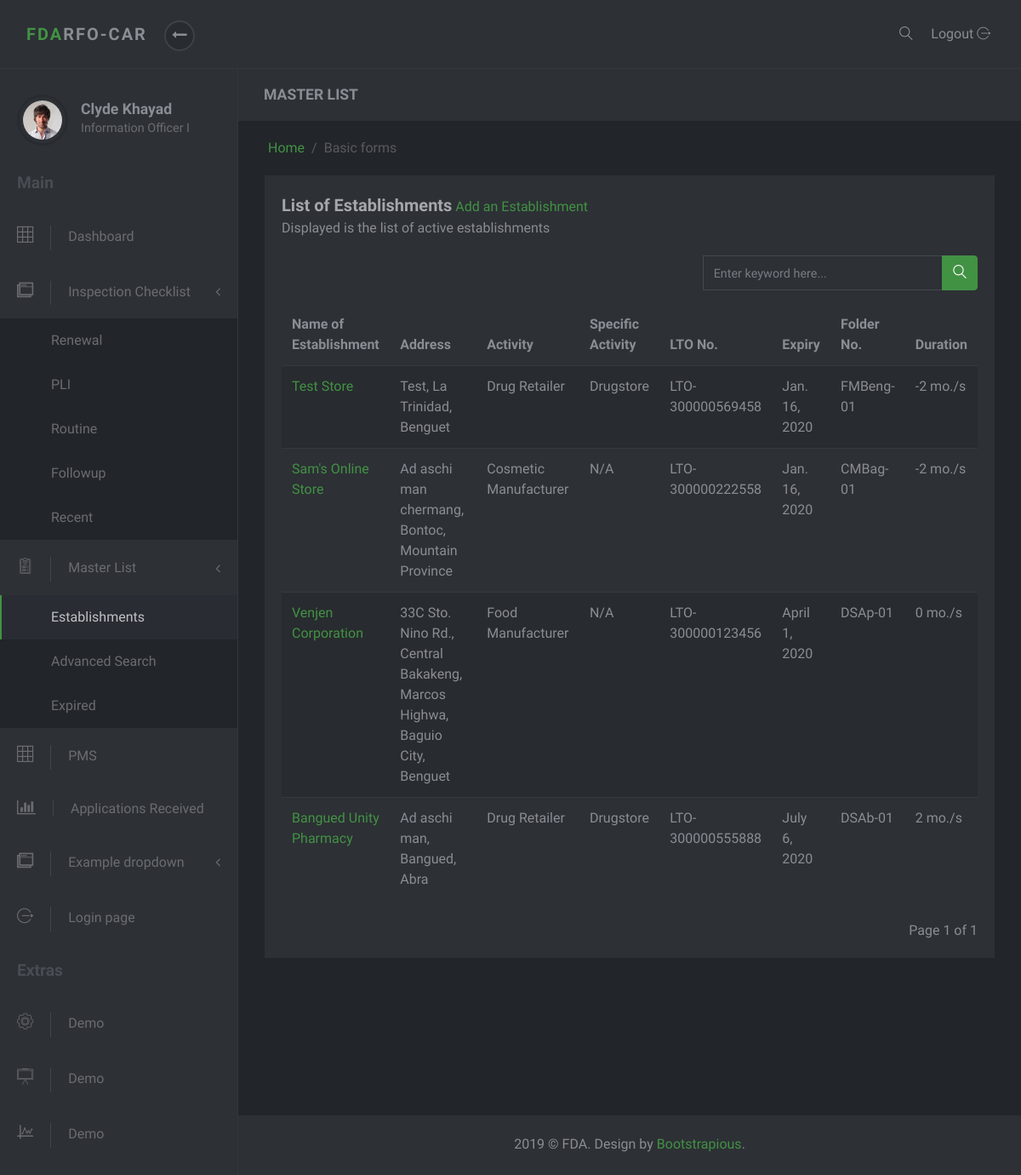
Screenshot of /masterlist/ with the database file from the repository.
### masterlist/models.py (models this page shows, shortened)
class Establishment(models.Model):
    date_modified = models.DateTimeField('date modified', default=timezone.now)
    application = models.CharField(max_length=1, choices=constants.APPLICATIONS)
    name = models.CharField(max_length=60)
    product_type = models.ForeignKey(ProductType, on_delete=models.SET_NULL, null=True)
    center = models.CharField(max_length=6, choices=constants.CENTERS)
    primary_activity = models.ForeignKey(PrimaryActivity, on_delete=models.CASCADE, null=True)
    specific_activity = models.ManyToManyField(SpecificActivity, verbose_name='Specific Activity/s')
    additional_activity = models.ForeignKey(AdditionalActivity, on_delete=models.SET_NULL, null=True)
    product_line = models.ForeignKey(ProductLine, on_delete=models.SET_NULL, null=True, blank=True)
    plant_address = models.OneToOneField(PlantAddress, on_delete=models.SET_NULL, null=True)
    office_address = models.OneToOneField(OfficeAddress, on_delete=models.SET_NULL, null=True)
    authorized_officer = models.OneToOneField(AuthorizedOfficer, on_delete=models.SET_NULL, null=True)
    remarks = models.CharField(max_length=100, null=True, blank=True, verbose_name='Product Remarks')
    status = models.CharField(max_length=8, choices=constants.EST_STATUS, null=True, default="Active")
    folder_id = models.CharField(max_length=10, null=True, verbose_name="Folder Number")
    renchecklist = mymanagers.RenewalChecklistManager()
    plichecklist = mymanagers.PLIChecklistManager()
    expiredlist = mymanagers.ExpiredListManager()
    routinelist = mymanagers.RoutineListManager()
    objects = models.Manager()
    def specific_activities(self):
        return ",\n".join(s.name for s in self.specific_activity.all())
    class Meta:
        ordering = ['-date_modified']

class Address(models.Model):
    address = models.CharField(max_length=250)
    region = models.ForeignKey(Region, on_delete=models.SET_NULL, null=True)
    province = models.ForeignKey(Province, on_delete=models.SET_NULL, null=True)
    municipality_or_city = models.ForeignKey(CityOrMunicipality, on_delete=models.SET_NULL, null=True)
    def full_address(self):
        return self.address + ', ' + self.municipality_or_city.name + ', ' + self.province.name

class CityOrMunicipality(models.Model):
    name = models.CharField(max_length=30)
    description = models.CharField(max_length=50, null=True, blank=True)
    province = models.ForeignKey(Province, on_delete=models.CASCADE)

class Province(models.Model):
    name = models.CharField(max_length=30)
    region = models.ForeignKey(Region, on_delete=models.SET_NULL, null=True)

class ProductType(models.Model):
    name = models.CharField(max_length=50)
    def __str__(self):
        return self.name

class PrimaryActivity(models.Model):
    name = models.CharField(max_length=150)
    def __str__(self):
        return self.name

class SpecificActivity(models.Model):
    name = models.CharField(max_length=150)

class Lto(models.Model):
    establishment = models.ForeignKey(Establishment, on_delete=models.CASCADE, null=True, related_name='ltos')
    issuance = models.DateTimeField(null=True, blank=True, verbose_name='Date Issued')
    lto_number = models.CharField(max_length=20)
    expiry = models.DateTimeField('expiry date')
    def get_duration(self):
        start_date = datetime.now().date()
        end_date = self.expiry.date()
        difference = relativedelta.relativedelta(end_date, start_date)
        month = difference.years * 12 + difference.months
        return month
    class Meta:
        ordering = ['-expiry']

### masterlist/views.py (the view, shortened to what this page needs)
# urls.py: path('', EstablishmentListView.as_view(), name='index'),
class EstablishmentListView(ListView):
    model = Establishment
    items_per_page = 10
    template_name = 'masterlist/index.html'
    context_object_name = 'test'
    def get_context_data(self, **kwargs):
        context = super().get_context_data(**kwargs)
        context['masterlist_active'] = "active"
        page = self.request.GET.get('page')
        paginator = mypaginator.MyPaginator(self.get_establishments(), self.items_per_page, page)
        establishments = paginator.get_paginated_result()
        context['paginated_result'] = establishments
        return context
    def get_establishments(self):
        establishments = Establishment.objects.all()
        query = self.request.GET.get('q', None)
        return establishments

### masterlist/mypaginator.py (called while the page is built)
    def get_paginated_result(self):
        paginated_result = ''
        paginator = Paginator(self.query_set, self.items_per_page)
        page = self.page
        try:
            paginated_result = paginator.page(page)
        except PageNotAnInteger:
            paginated_result = paginator.page(1)
        except EmptyPage:
            paginated_result = paginator.page(paginator.num_pages)
        return paginated_result

### masterlist/templates/masterlist/index.html (shortened to what this page needs)
{% extends 'masterlist/partial/base.html' %}
{% block subtitle %} MASTER LIST {% endblock %}
{% block content %}
<div class="row">
    <div class="col-lg-12">
        <div class="block">
            <div class="title">
                <strong>List of Establishments</strong>  <a href="{% url 'admin:masterlist_establishment_add' %}" target="_blank">Add an Establishment</a>
                <span class="d-block">Displayed is the list of active establishments</span>
            </div>
            <div class="row">
                <div class="col-md-7">
                </div>
                <div class="col-md-5">
                  <form action="" method='get'>
                    {% include 'masterlist/partial/search_input.html' %}
                  </form>
                </div>
            </div>
            <div class="block-body">
                <div class="table-responsive">
                    <table class="table table-striped table-hover">
                        <thead>
                        <tr>
                            <th>Name of Establishment</th>
                            <th>Address</th>
                            <th>Activity</th>
                            <th>Specific Activity</th>
                            <th>LTO No.</th>
                            <th>Expiry</th>
                            <th>Folder No.</th>
                            <th>Duration</th>
                        </tr>
                        </thead>
                        <tbody>
                        {% for est in paginated_result %}
                        <tr>
                            <td><a href="{% url 'masterlist:est-detail' est.id %}">{{est.name}}</a></td>
                            <td>{{est.plant_address.full_address}}</td>
                            <td>{{est.product_type}} {{est.primary_activity}}</td>
                            <td>{{est.specific_activities}}</td>
                            <td>{{est.ltos.first.lto_number}}</td>
                            <td>{{est.ltos.first.expiry.date}}</td>
                            <td>{{est.folder_id}}</td>
                            <td>{{est.ltos.first.get_duration}} mo./s</td>
                        </tr>
                        {% endfor %}
                        </tbody>
                    </table>
                </div>
                <br>
                {% include 'masterlist/partial/pagination.html' %}
            </div>
        </div>
    </div>
</div>
{% endblock %}

### masterlist/static/darkadmin/css/style.green.css (style rules this page uses)
body { position: relative; }
a { -webkit-transition: all 0.3s; transition: all 0.3s; display: inline-block; }
i, span, strong { display: inline-block; }
.block { padding: 20px; background: #2d3035; color: #8a8d93; margin-bottom: 30px; }
.block .title { margin-bottom: 20px; }
.block .title strong:first-child { font-size: 1.25rem; color: #a5a7ab; }
.table { margin-bottom: 0; }
.table td, .table th { border-color: #343a40; }
.table thead th { border: none; }
.table-striped tbody tr { -webkit-transition: all 0.3s; transition: all 0.3s; }
.table-striped tbody tr:nth-of-type(odd) { background-color: #282b2f; }
body { font-family: "Muli", sans-serif; font-size: 1rem; font-weight: 400; line-height: 1.5; color: #8a8d93; background-color: #fff; }
a { color: #429244; text-decoration: none; }

### rows the page displays
Establishment: name "Test Store", plant_address.full_address "Test, La Trinidad, Benguet", product_type "Drug", primary_activity "Retailer", specific_activities "Drugstore", ltos.first.lto_number "LTO-300000569458", ltos.first.expiry "Jan. 16, 2020", folder_id "FMBeng-01", ltos.first.get_duration "-2"
Establishment: name "Sam's Online Store", plant_address.full_address "Ad aschi man chermang, Bontoc, Mountain Province", product_type "Cosmetic", primary_activity "Manufacturer", specific_activities "N/A", ltos.first.lto_number "LTO-300000222558", ltos.first.expiry "Jan. 16, 2020", folder_id "CMBag-01", ltos.first.get_duration "-2"
Establishment: name "Venjen Corporation", plant_address.full_address "33C Sto. Nino Rd., Central Bakakeng, Marcos Highwa, Baguio City, Benguet", product_type "Food", primary_activity "Manufacturer", specific_activities "N/A", ltos.first.lto_number "LTO-300000123456", ltos.first.expiry "April 1, 2020", folder_id "DSAp-01", ltos.first.get_duration "0"
Establishment: name "Bangued Unity Pharmacy", plant_address.full_address "Ad aschi man, Bangued, Abra", product_type "Drug", primary_activity "Retailer", specific_activities "Drugstore", ltos.first.lto_number "LTO-300000555888", ltos.first.expiry "July 6, 2020", folder_id "DSAb-01", ltos.first.get_duration "2"

### other values shown
{{ paginated_result.number }} "1"
{{ paginated_result.paginator.num_pages }} "1"
